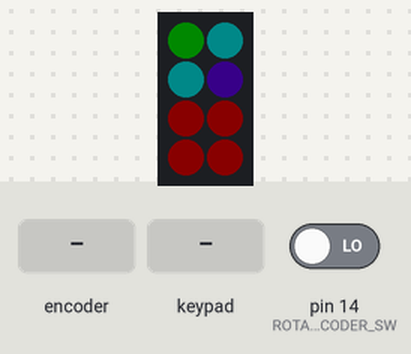
Bench run of a program on a simulated SparkFun Pro Micro, built with avr-gcc and run on an emulated ATmega32U4. Shown: 2×4 RGB LED matrix (first LED top left, wired row by row). The inputs (shaded band) are chosen by the test bench; at power-on: pin 14 (ROTARY_ENCODER_SW) LOW. Dim RGB values are drawn brighter than linear; what the program prints to the serial monitor is not drawn.

Above: at 1.2 s.
1.3 s: rotary encoder on pin 14 (ROTARY_ENCODER_SW) / pin 16 (ROTARY_ENCODER_B) turned 1 step (first pin leading)
At 1.58 s:
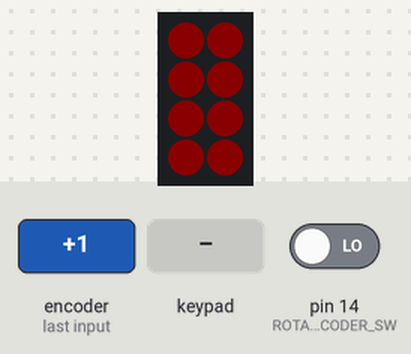
4.5 s: key 'H' pressed
6.1 s: key 'D' pressed
7.7 s: key 'G' pressed
Timing chart, 0 to 10.3 s (numbered marks = the images above; inputs shaded):
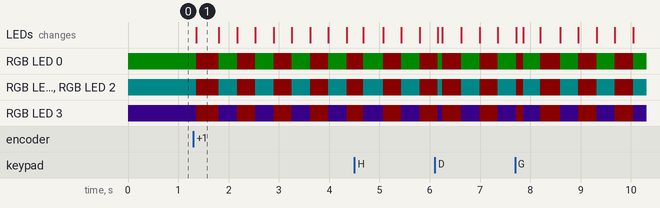

The program:

main.cpp
```cpp
#include <Arduino.h>

#include <Keypad.h>

#define HID_CUSTOM_LAYOUT // set this flag to indicate that a custom layout is selected
// if the above flag is not defined, then the default US layout is used instead
#define LAYOUT_GERMAN //Cho
#include <HID-Project.h>

#include <FastLED.h>

#include <macros.h>

/* ===================== ROTARY ENCODER ===================== */
#define ROTARY_ENCODER_A 10
#define ROTARY_ENCODER_B 16
#define ROTARY_ENCODER_SW 14


/* ==================== SETTING UP LEDS ===================== */
#define LED_DATA_PIN 15
#define NUM_LEDS 8
CRGB leds[NUM_LEDS];
bool ledState = false;


/* =================== SETTING UP KEYMAPS =================== */
// For debugging with common 4x4 button matrix:
// const byte ROWS = 4;
// const byte COLS = 4;
// char keys[ROWS][COLS] = {
//   {'A', 'B', 'C', 'D'},
//   {'E', 'F', 'G', 'H'},
//   {'I', 'J', 'K', 'L'},
//   {'M', 'N', 'O', 'P'}
// };

const byte ROWS = 4;
const byte COLS = 2;
char keys[ROWS][COLS] = {
  {'H', 'D'},
  {'G', 'C'},
  {'F', 'B'},
  {'E', 'A'}
};

byte rowPins[ROWS] = {6, 7, 8, 9};
byte colPins[COLS] = {4, 5};

Keypad keypad = Keypad(makeKeymap(keys), rowPins, colPins, ROWS, COLS);


/* =================== PROFILE MANAGEMENT =================== */
byte currentProfile = 0;
void cycleProfiles() {
  currentProfile++;
  if (PROFILE_COUNT <= currentProfile) {
    currentProfile = 0;
  }
}


/* =============== HANDLING KEYPRESS AND HOLD =============== */
bool heldDown = false;
unsigned long lastPress = 0;
unsigned long lastHold = 0;
void handleKey(char key, KeyState state) {
  byte keyIndex = (byte)key-(byte)keys[0][0];
  KeyMacro macro = profiles[currentProfile].macros[keyIndex];
  switch (state) {
    case PRESSED:
      heldDown = false;
      break;
    case HOLD:
      heldDown = true;
      // macro.onHold();
      lastHold = millis();
      // leds[keyIndex].setRGB(macro.holdColor.r, macro.holdColor.g, macro.holdColor.b);
      // FastLED.show();
      Serial.print("Key ");
      Serial.print(key);
      Serial.println(" held down");
      break;
    case RELEASED:
      if (!heldDown) {
        // macro.onPress();
        lastPress = millis();
        // leds[keyIndex].setRGB(macro.pressColor.r, macro.pressColor.g, macro.pressColor.b);
        // FastLED.show();
        Serial.print("Key ");
        Serial.print(key);
        Serial.println(" pressed");
      }
      break;
  }
}


void showIdle() {
  FastLED.clear();
  for (int i = 0; i < NUM_LEDS; i++) {
    KeyColor idle = profiles[currentProfile].macros[i].idleColor;
    leds[i].setRGB(idle.r, idle.g, idle.b);
  }
  FastLED.show();
}

/* ========================= SETUP ========================== */
void setup() {
  pinMode(LED_DATA_PIN, OUTPUT);
  pinMode(ROTARY_ENCODER_A, INPUT);
  pinMode(ROTARY_ENCODER_B, INPUT);
  pinMode(ROTARY_ENCODER_SW, INPUT);

  Serial.begin(115200);

  keypad.setHoldTime(200);

  assignMacros();

  FastLED.addLeds<NEOPIXEL, LED_DATA_PIN>(leds, NUM_LEDS);
  FastLED.clear();
  FastLED.setBrightness(10);
  showIdle();
}

unsigned long lastTime = 0;
/* ========================== LOOP ========================== */
void loop() {
  if (digitalRead(ROTARY_ENCODER_SW)) {
    cycleProfiles();
  }

  if (millis() - lastPress > 250 && millis() - lastHold > 250) {
    showIdle();
  }

  if (keypad.getKeys()) {
    for (int i = 0; i < LIST_MAX; i++) {
      if (keypad.key[i].stateChanged) {
        char currentKey = keypad.key[i].kchar;
        KeyState currentState = keypad.key[i].kstate;
        handleKey(currentKey, currentState);
      }
    }
  }

  // if (millis() - lastTime > 1000) {
  //   lastTime = millis();
  //   Serial.print("Milliseconds since code began: ");
  //   Serial.println(millis());
  // }
}
```

macros.h
```cpp
#define KEY_COUNT 8
#define PROFILE_COUNT 2

//STANDARD DELAYS, CHANGE THESE TO SUIT YOUR PREFERENCES
#define DELAY 10
#define DELAY_2 100
#define DELAY_3 500

template<typename T>
inline void press(T key, int mils = DELAY) {
    Keyboard.press(key);
    delay(mils);
}

template<typename T>
inline void release(T key, int mils = 0) {
    Keyboard.release(key);
    delay(mils);
}

inline void releaseAll() {
    Keyboard.releaseAll();
}

//PHOTOSHOP
void photoshopExport() {
    releaseAll();
    press(KEY_LEFT_CTRL);
    press(KEY_LEFT_SHIFT);
    press(KEY_LEFT_ALT);
    press('w');
    releaseAll();
}
void photoshopHue() {
    releaseAll();
    press(KEY_LEFT_CTRL);
    press('u');
    releaseAll();
}
void photoshopGroupAndMerge() {
    releaseAll();
    press(KEY_LEFT_CTRL);
    press('g');
    release('g');
    press(',');
    release(',');
    press('j');
    release('j');
    press(',');
    release(',');
    press('e');
    releaseAll();
}
void photoshopCameraRaw() {
    releaseAll();
    press(KEY_LEFT_SHIFT);
    press(KEY_LEFT_CTRL);
    press('a');
    releaseAll();
}


//DISCORD
void discordMuteToggle() {
    releaseAll();
    press(KEY_F24);
    releaseAll();
}
void discordDeafenToggle() {
    releaseAll();
    press(KEY_F23);
    releaseAll();
}


//SYSTEM
void systemVolumeUp() {
    Consumer.write(MEDIA_VOLUME_UP);
}
void systemVolumeUpMultiple() {
    for (byte i = 0; i < 5; i++) {
        systemVolumeUp();
    }
}
void systemVolumeDown() {
    Consumer.write(MEDIA_VOLUME_DOWN);
}
void systemVolumeDownMultiple() {
    for (byte i = 0; i < 5; i++) {
        systemVolumeDown();
    }
}
void systemVolumeMuteToggle() {
    Consumer.write(MEDIA_VOLUME_MUTE);
}
void systemScreenSnippet() {
    releaseAll();
    press(KEY_LEFT_SHIFT);
    press(KEY_LEFT_GUI);
    press('s');
    releaseAll();
}
void systemUndo() {
    releaseAll();
    press(KEY_LEFT_CTRL);
    press('z');
    releaseAll();
}
void systemRedo() {
    releaseAll();
    press(KEY_LEFT_CTRL);
    press(KEY_LEFT_SHIFT);
    press('z');
    releaseAll();
}


//VS CODE
void moveLineUp() {
    releaseAll();
    press(KEY_LEFT_ALT);
    press(KEY_UP_ARROW);
    releaseAll();
}
void moveLineDown() {
    releaseAll();
    press(KEY_LEFT_ALT);
    press(KEY_DOWN_ARROW);
    releaseAll();
}
void cloneLineUp() {
    releaseAll();
    press(KEY_LEFT_SHIFT);
    press(KEY_LEFT_ALT);
    press(KEY_UP_ARROW);
    releaseAll();
}
void cloneLineDown() {
    releaseAll();
    press(KEY_LEFT_SHIFT);
    press(KEY_LEFT_ALT);
    press(KEY_DOWN_ARROW);
    releaseAll();
}


//BROWSER
void browserRefresh() {
    releaseAll();
    press(KEY_F5);
    releaseAll();
}
void browserForceRefresh() {
    releaseAll();
    press(KEY_LEFT_CTRL);
    press(KEY_F5);
    releaseAll();
}


/* ============== PAIRING MACROS TO KEY INDEXES ============= */
void placeholder() {
    Serial.println("Placeholder Macro Ran | No macro assigned for this event!");
}

class KeyColor {
    public:
        byte r;
        byte g;
        byte b;
        KeyColor(byte r, byte g, byte b) {
            this->r = r;
            this->g = g;
            this->b = b;
        }
        KeyColor() {
            this->r = 0;
            this->g = 0;
            this->b = 0;
        }
};

class KeyMacro {
    public:
        void (*onPress)();
        void (*onHold)();
        KeyColor idleColor;
        KeyColor pressColor;
        KeyColor holdColor;
        KeyMacro(void (*onPress)(), void (*onHold)(), KeyColor idleColor, KeyColor pressColor, KeyColor holdColor) {
            this->onPress = onPress;
            this->onHold = onHold;
            this->idleColor = idleColor;
            this->pressColor = pressColor;
            this->holdColor = holdColor;
        }
        KeyMacro(void (*onPress)(), KeyColor idleColor, KeyColor pressColor, KeyColor holdColor) {
            this->onPress = onPress;
            this->onHold = placeholder;
            this->idleColor = idleColor;
            this->pressColor = pressColor;
            this->holdColor = holdColor;
        }
        KeyMacro() {
            this->onPress = placeholder;
            this->onHold = placeholder;
            this->idleColor = KeyColor(255, 0, 0);
            this->pressColor = KeyColor(0, 255, 0);
            this->holdColor = KeyColor(0, 0, 255);
        }
};

class Profile {
    public:
        byte number;
        KeyMacro macros[KEY_COUNT];

        Profile(byte number, KeyMacro macros[KEY_COUNT]) {
            this->number = number;
            for (int i = 0; i < KEY_COUNT; i++) {
                this->macros[i] = macros[i];
            }
        }
        Profile(byte number) {
            this->number = number;
            for (int i = 0; i < KEY_COUNT; i++) {
                this->macros[i] = KeyMacro();
            }
        }
        Profile() {
            this->number = 0;
            for (int i = 0; i < KEY_COUNT; i++) {
                this->macros[i] = KeyMacro();
            }
        }
};

Profile profiles[2];

void assignMacros() {
    profiles[0] = Profile(0);
    profiles[0].macros[0] = KeyMacro(systemVolumeUp, systemVolumeUpMultiple, KeyColor(0, 255, 0), KeyColor(0, 0, 255), KeyColor(255, 0, 0));
    profiles[0].macros[1] = KeyMacro(systemVolumeDown, systemVolumeDownMultiple, KeyColor(0, 255, 255), KeyColor(0, 127, 255), KeyColor(63, 127, 255));
    profiles[0].macros[2] = KeyMacro(systemVolumeMuteToggle, KeyColor(0, 255, 255), KeyColor(127, 255, 0), KeyColor(0, 0, 255));
    profiles[0].macros[3] = KeyMacro(discordMuteToggle, discordDeafenToggle, KeyColor(100, 20, 255), KeyColor(100, 20, 255), KeyColor(0, 0, 255));
    profiles[0].macros[4] = KeyMacro(browserRefresh, browserForceRefresh, KeyColor(255, 0, 0), KeyColor(0, 255, 0), KeyColor(0, 0, 255));
    profiles[0].macros[5] = KeyMacro(systemUndo, systemRedo, KeyColor(255, 0, 0), KeyColor(0, 255, 0), KeyColor(0, 0, 255));
    profiles[0].macros[6] = KeyMacro(moveLineUp, cloneLineUp, KeyColor(255, 0, 0), KeyColor(0, 255, 0), KeyColor(0, 0, 255));
    profiles[0].macros[7] = KeyMacro(moveLineDown, cloneLineDown, KeyColor(255, 0, 0), KeyColor(0, 255, 0), KeyColor(0, 0, 255));
}
```

Measured:
- after the input at 1.3 s, RGB LED 0: alternates RGB(10, 0, 0) for 0.36 s and RGB(0, 10, 0) for 0.36 s, starting after 0.05 s; RGB LED 1: alternates RGB(10, 0, 0) for 0.36 s and RGB(0, 10, 10) for 0.36 s, starting after 0.05 s
